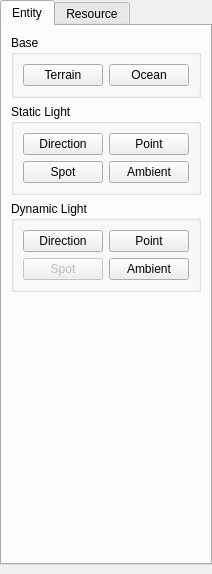
<?xml version="1.0" encoding="UTF-8"?>
<ui version="4.0">
 <class>ContentBrowser</class>
 <widget class="QMainWindow" name="ContentBrowser">
  <property name="geometry">
   <rect>
    <x>0</x>
    <y>0</y>
    <width>200</width>
    <height>574</height>
   </rect>
  </property>
  <property name="windowTitle">
   <string>内容浏览器</string>
  </property>
  <widget class="QWidget" name="centralwidget">
   <layout class="QVBoxLayout" name="verticalLayout">
    <property name="spacing">
     <number>0</number>
    </property>
    <property name="leftMargin">
     <number>0</number>
    </property>
    <property name="topMargin">
     <number>0</number>
    </property>
    <property name="rightMargin">
     <number>0</number>
    </property>
    <item>
     <widget class="QTabWidget" name="tabWidget">
      <property name="currentIndex">
       <number>0</number>
      </property>
      <widget class="QWidget" name="tab_3">
       <attribute name="title">
        <string>Entity</string>
       </attribute>
       <layout class="QVBoxLayout" name="verticalLayout_3">
        <item>
         <widget class="QGroupBox" name="groupBox_3">
          <property name="title">
           <string>Base</string>
          </property>
          <layout class="QFormLayout" name="formLayout_3">
           <item row="0" column="0">
            <widget class="QPushButton" name="m_entityTerrain">
             <property name="text">
              <string>Terrain</string>
             </property>
            </widget>
           </item>
           <item row="0" column="1">
            <widget class="QPushButton" name="m_entityOcean">
             <property name="text">
              <string>Ocean</string>
             </property>
            </widget>
           </item>
          </layout>
         </widget>
        </item>
        <item>
         <widget class="QGroupBox" name="groupBox_2">
          <property name="title">
           <string>Static Light</string>
          </property>
          <layout class="QFormLayout" name="formLayout">
           <item row="0" column="0">
            <widget class="QPushButton" name="pushButton_7">
             <property name="text">
              <string>Direction</string>
             </property>
            </widget>
           </item>
           <item row="0" column="1">
            <widget class="QPushButton" name="pushButton_5">
             <property name="text">
              <string>Point</string>
             </property>
            </widget>
           </item>
           <item row="1" column="1">
            <widget class="QPushButton" name="pushButton_8">
             <property name="text">
              <string>Ambient</string>
             </property>
            </widget>
           </item>
           <item row="1" column="0">
            <widget class="QPushButton" name="pushButton_6">
             <property name="text">
              <string>Spot</string>
             </property>
            </widget>
           </item>
          </layout>
         </widget>
        </item>
        <item>
         <widget class="QGroupBox" name="groupBox">
          <property name="title">
           <string>Dynamic Light</string>
          </property>
          <layout class="QFormLayout" name="formLayout_2">
           <item row="0" column="0">
            <widget class="QPushButton" name="m_dynamicDirectLight">
             <property name="text">
              <string>Direction</string>
             </property>
            </widget>
           </item>
           <item row="0" column="1">
            <widget class="QPushButton" name="m_dynamicPointLight">
             <property name="enabled">
              <bool>true</bool>
             </property>
             <property name="text">
              <string>Point</string>
             </property>
            </widget>
           </item>
           <item row="2" column="1">
            <widget class="QPushButton" name="m_dynamicAmbientLight">
             <property name="text">
              <string>Ambient</string>
             </property>
            </widget>
           </item>
           <item row="2" column="0">
            <widget class="QPushButton" name="pushButton">
             <property name="enabled">
              <bool>false</bool>
             </property>
             <property name="text">
              <string>Spot</string>
             </property>
            </widget>
           </item>
          </layout>
         </widget>
        </item>
        <item>
         <spacer name="verticalSpacer">
          <property name="orientation">
           <enum>Qt::Vertical</enum>
          </property>
          <property name="sizeHint" stdset="0">
           <size>
            <width>20</width>
            <height>40</height>
           </size>
          </property>
         </spacer>
        </item>
       </layout>
      </widget>
      <widget class="QWidget" name="tab">
       <attribute name="title">
        <string>Resource</string>
       </attribute>
       <layout class="QVBoxLayout" name="verticalLayout_2">
        <property name="spacing">
         <number>0</number>
        </property>
        <property name="margin">
         <number>0</number>
        </property>
        <item>
         <layout class="QHBoxLayout" name="horizontalLayout_3">
          <property name="spacing">
           <number>0</number>
          </property>
          <item>
           <widget class="QLineEdit" name="m_filter"/>
          </item>
         </layout>
        </item>
        <item>
         <widget class="QTreeView" name="m_pModelListTreeView">
          <property name="contextMenuPolicy">
           <enum>Qt::CustomContextMenu</enum>
          </property>
          <property name="editTriggers">
           <set>QAbstractItemView::EditKeyPressed</set>
          </property>
         </widget>
        </item>
       </layout>
      </widget>
     </widget>
    </item>
   </layout>
  </widget>
  <widget class="QMenuBar" name="menubar">
   <property name="geometry">
    <rect>
     <x>0</x>
     <y>0</y>
     <width>200</width>
     <height>23</height>
    </rect>
   </property>
  </widget>
 </widget>
 <resources/>
 <connections/>
</ui>
